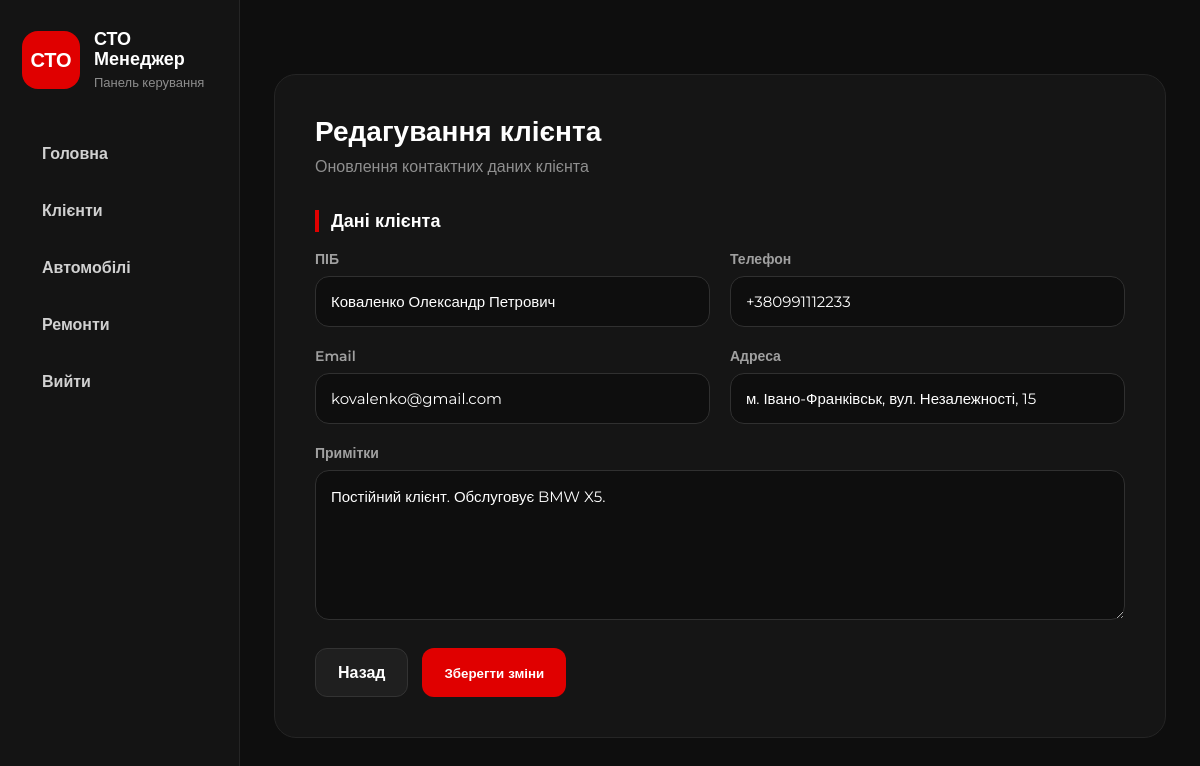
The page /clients/1/edit/ on the database its author committed.
### clients/models.py (models this page shows, shortened)
class Client(models.Model):
    full_name = models.CharField(max_length=150, verbose_name="ПІБ")
    phone = models.CharField(max_length=20, unique=True, verbose_name="Телефон")
    email = models.EmailField(blank=True, null=True, verbose_name="Email")
    address = models.CharField(max_length=255, blank=True, null=True, verbose_name="Адреса")
    notes = models.TextField(blank=True, null=True, verbose_name="Примітки")
    created_at = models.DateTimeField(auto_now_add=True)
    class Meta:
        verbose_name = "Клієнт"
        verbose_name_plural = "Клієнти"
        ordering = ['full_name']

### clients/views.py (the view)
# urls.py: path('<int:client_id>/edit/', views.edit_client_view, name='edit_client'),
def edit_client_view(request, client_id):
    client = get_object_or_404(Client, id=client_id)
    if request.method == 'POST':
        form = ClientForm(request.POST, instance=client)
        if form.is_valid():
            form.save()
            messages.success(request, 'Дані клієнта успішно оновлено.')
            return redirect('client_detail', client_id=client.id)
    else:
        form = ClientForm(instance=client)
    return render(request, 'clients/edit_client.html', {
        'form': form,
        'client': client
    })

### clients/forms.py
class ClientForm(forms.ModelForm):
    class Meta:
        model = Client
        fields = ['full_name', 'phone', 'email', 'address', 'notes']
        widgets = {
            'full_name': forms.TextInput(attrs={
                'class': 'form-input',
                'placeholder': 'ПІБ клієнта'
            }),
            'phone': forms.TextInput(attrs={
                'class': 'form-input',
                'placeholder': '+380...'
            }),
            'email': forms.EmailInput(attrs={
                'class': 'form-input',
                'placeholder': 'email@gmail.com'
            }),
            'address': forms.TextInput(attrs={
                'class': 'form-input',
                'placeholder': 'Адреса'
            }),
            'notes': forms.Textarea(attrs={
                'class': 'form-input',
                'placeholder': 'Примітки',
                'rows': 5
            }),
        }

### clients/templates/clients/edit_client.html (shortened to what this page needs)
{% extends 'base.html' %}
{% block content %}
<div class="form-card">
    <h2>Редагування клієнта</h2>
    <p>Оновлення контактних даних клієнта</p>
    <form method="post">
        <div class="form-section-title">Дані клієнта</div>
        <div class="form-grid">
            <div class="form-group">
                <label>{{ form.full_name.label }}</label>
                {{ form.full_name }}
            </div>
            <div class="form-group">
                <label>{{ form.phone.label }}</label>
                {{ form.phone }}
            </div>
            <div class="form-group">
                <label>{{ form.email.label }}</label>
                {{ form.email }}
            </div>
            <div class="form-group">
                <label>{{ form.address.label }}</label>
                {{ form.address }}
            </div>
            <div class="form-group full">
                <label>{{ form.notes.label }}</label>
                {{ form.notes }}
            </div>
        </div>
        <div class="form-actions">
            <a href="{% url 'client_detail' client.id %}" class="btn-secondary">
                Назад
            </a>
            <button type="submit" class="btn-primary">
                Зберегти зміни
            </button>
        </div>
    </form>
</div>
{% endblock %}

### static/css/style.css (style rules this page uses)
* { margin: 0; padding: 0; box-sizing: border-box; }
html { width: 100%; min-height: 100%; scroll-behavior: smooth; }
body { width: 100%; min-height: 100vh; background: #0e0e0e; color: #ffffff; font-family: 'Montserrat', sans-serif; overflow-x: hidden; }
a { color: inherit; text-decoration: none; }
button, input, textarea, select { font-family: 'Montserrat', sans-serif; }
button { cursor: pointer; }
.btn-primary, .btn-secondary { min-height: 48px; padding: 14px 22px; border-radius: 12px; font-weight: 800; border: none; cursor: pointer; display: inline-flex; align-items: center; justify-content: center; transition: 0.2s; white-space: nowrap; }
.btn-primary { background: #e00000; color: #ffffff; }
.btn-secondary { background: #1f1f1f; border: 1px solid #333333; color: #ffffff; }
.form-card { max-width: 980px; width: 100%; margin: 40px auto; background: #151515; border: 1px solid #252525; border-radius: 22px; padding: 40px; }
.form-card h2 { font-size: 28px; line-height: 1.15; margin-bottom: 8px; }
.form-card p { color: #8f8f8f; line-height: 1.45; margin-bottom: 28px; }
.form-section-title { margin: 32px 0 18px; color: #ffffff; font-size: 18px; font-weight: 900; border-left: 4px solid #e00000; padding-left: 12px; }
.form-grid { display: grid; grid-template-columns: 1fr 1fr; gap: 20px; }
.form-group { display: flex; flex-direction: column; gap: 8px; }
.form-group.full { grid-column: 1 / -1; }
label { color: #a0a0a0; font-weight: 600; font-size: 14px; }
input, textarea, select { width: 100%; background: #0e0e0e; border: 1px solid #303030; color: #ffffff; padding: 15px; border-radius: 14px; font-size: 15px; }
textarea { min-height: 150px; resize: vertical; white-space: pre-wrap; overflow-wrap: break-word; word-break: break-word; line-height: 1.45; }
.form-actions { margin-top: 28px; display: flex; gap: 14px; }

### rows shown on the page
Client: full_name "Коваленко Олександр Петрович", phone "+380991112233", email "kovalenko@gmail.com", address "м. Івано-Франківськ, вул. Незалежності, 15", notes "Постійний клієнт. Обслуговує BMW X5."
